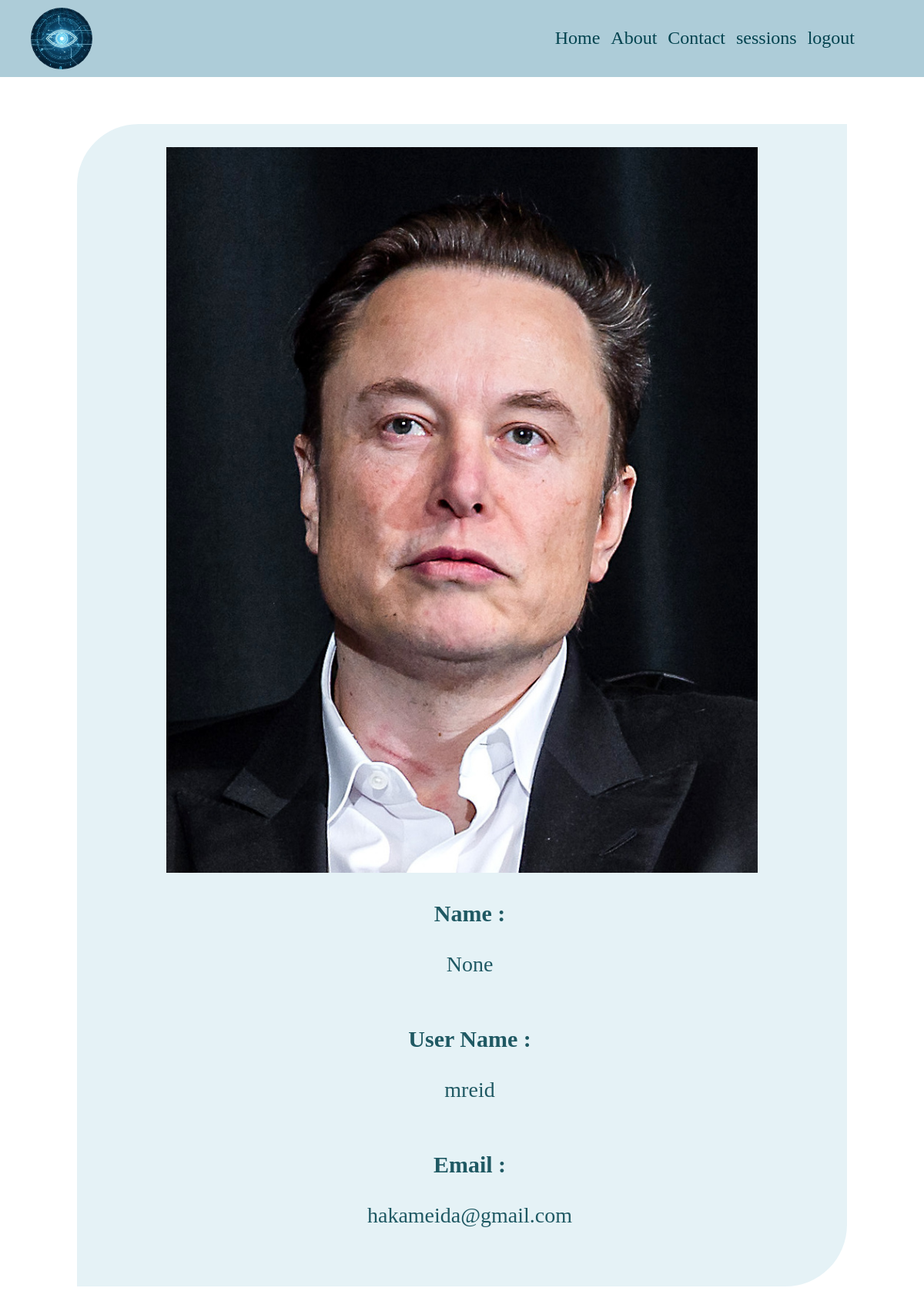
The app's page /account/ (signed in) with its own data.
### users/models.py (models this page shows, shortened)
class  Profile(models.Model):
     user=models.OneToOneField(
        User,on_delete=models.CASCADE,null=True,blank=True)
     name=models.CharField(max_length=200,null=True,blank=True)
     email=models.EmailField(max_length=200,null=True,blank=True)
     super=models.BooleanField(default=False)
     firstname=models.CharField(max_length=200,null=True,blank=True)
     secondname=models.CharField(max_length=200,null=True,blank=True)
     username=models.CharField(max_length=200,null=True,blank=True)
     image = models.ImageField(upload_to='images_profile/', null=True, blank=True)
     created=models.DateTimeField(auto_now_add=True)
     id = models.AutoField(primary_key=True, editable=False)

### users/views.py (the view)
# urls.py: path('account/', views.account ,name="account"),
def account(request):
    Profile=request.user.profile
    context={'Profile':Profile}
    return render(request,'users/account.html',context)

### users/templates/users/account.html
{% extends 'main.html' %}
{% block content %}
{% load static %}
<div class="content">
  <div class="out-sec1">
    <div class="sec">
      <img class="profile-img" src="{{ Profile.image.url }}" alt="" />
      <div class="profile-info">
        <div class="inf">
          <h3>Name :</h3>
          <p>{{Profile.name}}</p>
        </div>
        <div class="inf">
          <h3>User Name :</h3>
          <p> {{Profile.username}}</p>
        </div>
        <div class="inf">
          <h3>Email :</h3>
          <p>{{Profile.email}}</p>
        </div>
      </div>
    </div>
  </div>
</div>
  {% endblock %}

### templates/main.html (shortened to what this page needs)
<!DOCTYPE html>
{% load static %}
<html lang="en">
<head>
    <link rel="stylesheet" href="{% static 'styles/style.css' %}" />
    <link rel="stylesheet" href="{% static 'styles/all.min.css' %}" />
    <link rel="stylesheet" href="{% static 'styles/normalize.css' %}" />
</head>
  <body>
        {% include 'nav.html' %}
          {% block content %}
          {% endblock %}
  </body>
</html>

### templates/nav.html (shortened to what this page needs)
{% load static %}
<header>
  <div class="logo">
      <img src="{% static 'images/c13.jpg' %}" alt="" />
  </div>
  <div class="nav-bar">
    <a href="{% url 'index' %}">Home</a>
    <a href="{% url 'about' %}">About</a>
    {% if request.user.profile.super == False %}
    <a href="{% url 'contact' %}">Contact</a>
    <a href="{% url 'session_student'  %}">sessions</a>
    {% endif %}
    {% if request.user.is_authenticated %}
    <a href="{% url 'logout' %}">logout</a>
    {% else %}
    <a href="{% url 'login' %}">login</a>
    {% endif %}
  </div>
</header>

### static/styles/style.css (style rules this page uses)
* { margin: 0; padding: 0; }
header { display: flex; justify-content: space-between; width: 100%; background-color: rgb(52 129 157 / 40%); position: relative; border-bottom: 1px solid #fff; padding: 10px 0; }
header .logo { width: 60px; height: 60px; border-radius: 50%; margin: 0px 15px 20px 40px; }
header img { width: 80px; height: 80px; border-radius: 50%; }
header .nav-bar { padding-right: 40px; margin: auto 40px; }
header .nav-bar a { text-decoration: none; color: #03434f; margin-right: 10px; top: 50%; transform: translateY(-50%); font-size: 24px; padding: 38px 0; }
.content { width: 100%; position: relative; padding: 60px 0 100px; }
.sec { width: 80%; margin: auto ; background-color: rgb(18 133 175 / 11%); border-radius: 80px 0; padding: 20px; margin-bottom: 30px; }
.content .sec .inf { position: relative; text-align: center; width: 100%; }
.sec .profile-img { position: relative; left: 50%; transform: translatex(-50%); margin: 10px 0 25px; max-width: 80%; max-height: 15%; }
.sec .profile-info { color: #03434fe0; position: relative; font-size: 28px; margin-left: 20px; }
.sec .profile-info .inf { margin-bottom: 50px; line-height: 1.6; }
.sec .profile-info .inf p { font-size: 28px; overflow-wrap: break-word; }
.sec h3 { font-size: 30px; margin-bottom: 20px; text-align: center; color: #03434fe0; }
.content .sec div { margin-bottom: 10px; font-size: 20px; }

### records on screen
Profile: image (picture), name "None", username "mreid", email "hakameida@gmail.com"
